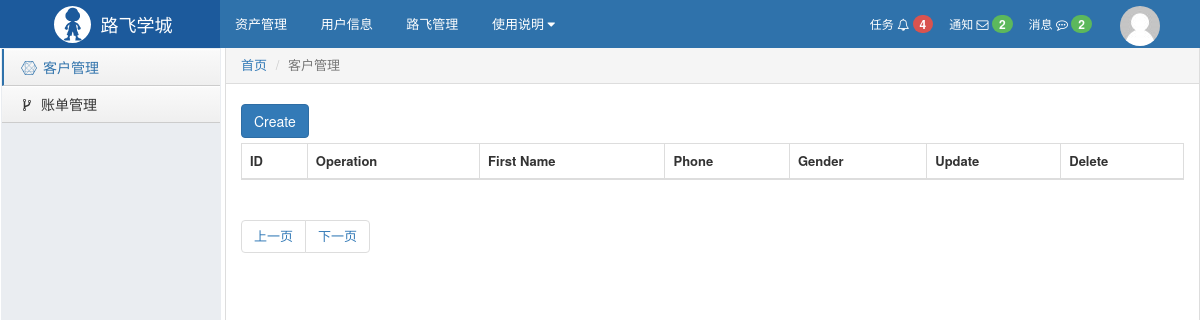
/store/client/read/, run on an earlier commit of the app's database.
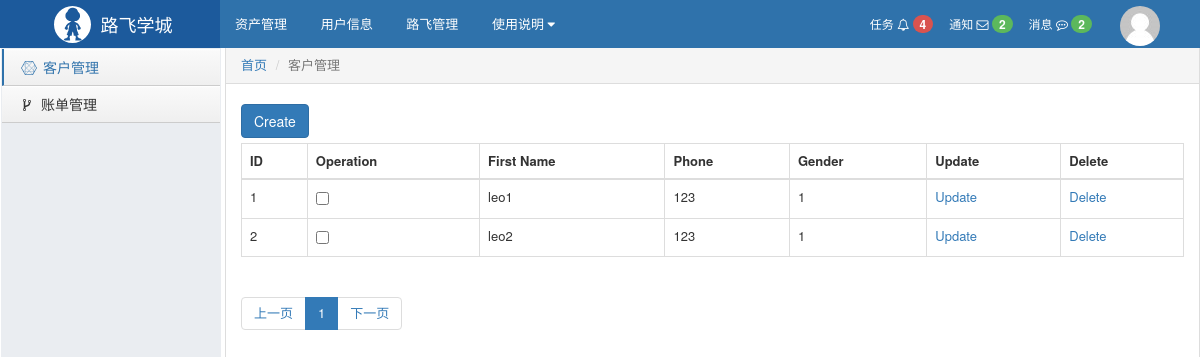
And on a later commit of the database.
### store/models.py (models this page shows, shortened)
class Client(models.Model):
    first_name = models.CharField(verbose_name='First Name', max_length=32, null=True, blank=True, default=None)
    second_name = models.CharField(verbose_name='Second Name', max_length=32, null=True, blank=True, default=None)
    phone = models.CharField(verbose_name='Phone', max_length=32, null=True, blank=True)
    age = models.SmallIntegerField(verbose_name='Age', null=True, blank=True, default=1)
    GENDER_CHOICES = (
        (1, 'male'), (2, 'female')
    )
    gender = models.SmallIntegerField(verbose_name='Gender', choices=GENDER_CHOICES, default=1)
    company = models.CharField(verbose_name='Company', max_length=32, null=True, blank=True)

### crud/factory/products/read.py (the view)
    def read(self, request):
        objects = self.model_class.objects.all()
        cnt = objects.count()
        params = request.GET.copy()
        params._mutable = True
        pager = Pagination(
            current_page=request.GET.get('page'),
            all_count=cnt,
            base_url=request.path_info,
            query_params=params,
            per_page=self.per_page_count,
        )
        data_list = objects[pager.start: pager.end]
        data_pack = DataPack(self, data_list, pager, )
        create_btn = self.get_create_btn()
        return render(request, 'crud/changelist.html', {'data_pack': data_pack, 'create_btn': create_btn,})

### crud/factory/components/operation.py (called while the page is built)
    @staticmethod
    def checkbox(param, obj: models.Model = None, is_header=None):
        if is_header:
            return "Operation"
        return mark_safe(f'<input type="checkbox" name="pk" value="{obj.pk}" />')

    @staticmethod
    def update(param: dict, obj: models.Model = None, is_header=None):
        if is_header:
            return "Update"
        url = Operation.reverse_url(param, pk=obj.pk)
        return mark_safe(f'<a href="{url}">Update</a>')

    @staticmethod
    def delete(param: dict, obj: models.Model = None, is_header=None):
        if is_header:
            return "Delete"
        url = Operation.reverse_url(param, pk=obj.pk)
        return mark_safe(f'<a href="{url}">Delete</a>')

### crud/factory/products/handler.py (called while the page is built)
    def get_app_model_name(self, param):
        app_label = self.model_class._meta.app_label
        model_name = self.model_class._meta.model_name
        if self.prev:
            return f'{app_label}_{model_name}_{self.prev}_{param}'
        return f'{app_label}_{model_name}_{param}'

### crud/factory/products/read.py (called while the page is built)
    @property
    def display(self):
        value = []
        value.extend(self.display_list)
        return value

### crud/utils/pagination.py (called while the page is built)
    @property
    def end(self):
        return self.current_page * self.per_page

### crud/templates/crud/changelist.html (shortened to what this page needs)
{% extends 'base.html' %}
{% load head_data_list %}
{% block content %}
    <div class="luffy-container">
        <form method="post">
            {% if create_btn %}
                <div style="margin: 5px 0;float: left">
                    {{ create_btn | safe }}
                </div>
            {% endif %}
            <div>
                {% head_data_list data_pack %}
            </div>
        </form>
        <nav>
            <ul class="pagination float: left" >
                {{ data_pack.pager.page_html|safe }}
            </ul>
        </nav>
    </div>
{% endblock %}

### crud/templates/crud/head_data_list.html
<table class="table table-bordered">
    <thead>
    <tr>
        <th>ID</th>
        {% for item in head_list %}
            <th>{{ item }}</th>
        {% endfor %}
    </tr>
    </thead>
    <tbody>
    {% for row in data_list %}
        <tr>
            <td>{{ forloop.counter }}</td>
            {% for ele in row %}
                <td> {{ ele }}</td>
            {% endfor %}
        </tr>
    {% endfor %}
    </tbody>
</table>

What changed in the data, as far as the page shows it:
added Client: row "leo1" "123"
added Client: row "leo2" "123"
Also different on the page:
{{ data_pack.pager.page_html|safe }}: "上一页 下一页" → "上一页 1 下一页"
new list line: "1 ☐ 1 Update Delete"
new list line: "2 ☐ 1 Update Delete"
